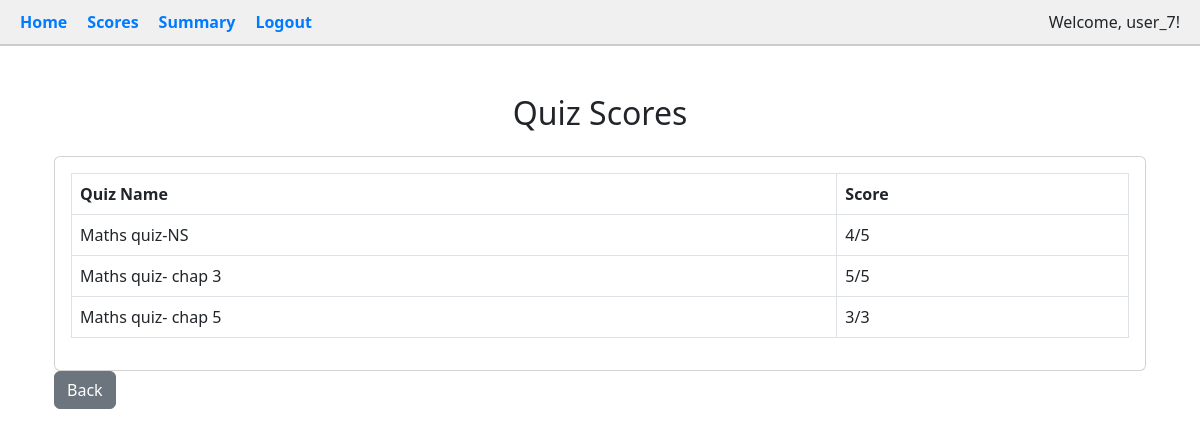
/user/scores (signed in), run on the app's committed database.
### tables this page shows
CREATE TABLE scores (
        id INTEGER PRIMARY KEY AUTOINCREMENT,
        quiz_id INTEGER,
        user_id INTEGER,
        time_stamp_of_attempt TEXT,
        total_scored INTEGER,
        FOREIGN KEY(quiz_id) REFERENCES quizzes(id),
        FOREIGN KEY(user_id) REFERENCES users(id)
    );

CREATE TABLE quizzes (
        id INTEGER PRIMARY KEY AUTOINCREMENT,
        chapter_id INTEGER,
        name TEXT,
        num_questions INTEGER,
        date_of_quiz TEXT,
        time_duration TEXT,
        remarks TEXT,
        FOREIGN KEY(chapter_id) REFERENCES chapters(id)
    );

### app.py (the view)
@app.route('/user/scores')
def user_scores():
    if 'user_id' not in session:
        flash("Please log in first.", "warning")
        return redirect(url_for('login'))
    user_id = session['user_id']
    conn = sqlite3.connect('instance/quiz_master.db')
    conn.row_factory = sqlite3.Row
    cur = conn.cursor()
    cur.execute('''
        SELECT quizzes.name AS quiz_name, scores.total_scored AS score,
        (SELECT COUNT(*) FROM questions WHERE quiz_id = scores.quiz_id) AS total_questions
        FROM scores
        JOIN quizzes ON scores.quiz_id = quizzes.id
        WHERE scores.user_id = ?
        ORDER BY scores.time_stamp_of_attempt DESC
    ''', (user_id,))
    scores = cur.fetchall()
    cur.execute('SELECT quiz_id from scores WHERE user_id = ? ', (user_id,))
    quiz_id = cur.fetchone()[0]
    cur.execute('SELECT COUNT(*) FROM questions WHERE quiz_id = ?', (quiz_id,))
    num_questions = cur.fetchone()[0]
    conn.close()
    return render_template("user_scores.html", scores=scores )

### app.py (called while the page is built)
@app.teardown_appcontext
def close_connection(_):
    db = getattr(g, '_database', None)
    if db is not None:
        db.close()

### templates/user_scores.html
{% extends "user_base.html" %}
{% block content %}
<div class="container mt-5">
    <h2 class="text-center">Quiz Scores</h2>
    <div class="card mt-4">
        <div class="card-body">
            {% if scores %}
            <table class="table table-bordered">
                <thead>
                    <tr>
                        <th>Quiz Name</th>
                        <th>Score</th>
                    </tr>
                </thead>
                <tbody>
                    {% for score in scores %}
                    <tr>
                        <td>{{ score['quiz_name'] }}</td>
                        <td>{{ score['score'] }}/{{ score['total_questions'] }}</td>
                    </tr>
                    {% endfor %}
                </tbody>
            </table>
            {% else %}
            <p class="text-center">No scores available.</p>
            {% endif %}
        </div>
    </div>
    <a href="{{ url_for('user_dashboard') }}" class="btn btn-secondary">Back</a>
</div>
{% endblock %}

### data on the page
scores: quiz_name "Maths quiz-NS", score "4", total_questions "5"
scores: quiz_name "Maths quiz- chap 3", score "5", total_questions "5"
scores: quiz_name "Maths quiz- chap 5", score "3", total_questions "3"

### other printed values
{{ session['user_name'] }} "user_7"
